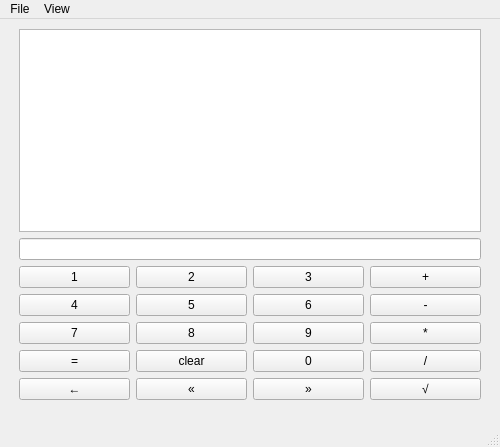
<?xml version="1.0" encoding="UTF-8"?>
<ui version="4.0">
 <class>MainWindow</class>
 <widget class="QMainWindow" name="MainWindow">
  <property name="geometry">
   <rect>
    <x>0</x>
    <y>0</y>
    <width>500</width>
    <height>447</height>
   </rect>
  </property>
  <property name="windowTitle">
   <string>spycalc v0.1.3</string>
  </property>
  <widget class="QWidget" name="centralwidget">
   <widget class="QWidget" name="verticalLayoutWidget">
    <property name="geometry">
     <rect>
      <x>19</x>
      <y>10</y>
      <width>462</width>
      <height>371</height>
     </rect>
    </property>
    <layout class="QVBoxLayout" name="verticalLayout">
     <item>
      <widget class="QListWidget" name="prev_out"/>
     </item>
     <item>
      <widget class="QLineEdit" name="current_equ"/>
     </item>
     <item>
      <layout class="QGridLayout" name="gridLayout">
       <item row="0" column="1">
        <widget class="QPushButton" name="two">
         <property name="text">
          <string>2</string>
         </property>
        </widget>
       </item>
       <item row="0" column="3">
        <widget class="QPushButton" name="add">
         <property name="text">
          <string>+</string>
         </property>
        </widget>
       </item>
       <item row="0" column="0">
        <widget class="QPushButton" name="one">
         <property name="text">
          <string>1</string>
         </property>
        </widget>
       </item>
       <item row="1" column="2">
        <widget class="QPushButton" name="six">
         <property name="text">
          <string>6</string>
         </property>
        </widget>
       </item>
       <item row="1" column="1">
        <widget class="QPushButton" name="five">
         <property name="text">
          <string>5</string>
         </property>
        </widget>
       </item>
       <item row="2" column="0">
        <widget class="QPushButton" name="seven">
         <property name="text">
          <string>7</string>
         </property>
        </widget>
       </item>
       <item row="1" column="0">
        <widget class="QPushButton" name="four">
         <property name="text">
          <string>4</string>
         </property>
        </widget>
       </item>
       <item row="2" column="1">
        <widget class="QPushButton" name="eight">
         <property name="text">
          <string>8</string>
         </property>
        </widget>
       </item>
       <item row="3" column="3">
        <widget class="QPushButton" name="div">
         <property name="text">
          <string>/</string>
         </property>
        </widget>
       </item>
       <item row="3" column="0">
        <widget class="QPushButton" name="equ">
         <property name="text">
          <string>=</string>
         </property>
        </widget>
       </item>
       <item row="2" column="2">
        <widget class="QPushButton" name="nine">
         <property name="text">
          <string>9</string>
         </property>
        </widget>
       </item>
       <item row="0" column="2">
        <widget class="QPushButton" name="three">
         <property name="text">
          <string>3</string>
         </property>
        </widget>
       </item>
       <item row="2" column="3">
        <widget class="QPushButton" name="mul">
         <property name="text">
          <string>*</string>
         </property>
        </widget>
       </item>
       <item row="3" column="1">
        <widget class="QPushButton" name="clear">
         <property name="text">
          <string>clear</string>
         </property>
        </widget>
       </item>
       <item row="1" column="3">
        <widget class="QPushButton" name="min">
         <property name="text">
          <string>-</string>
         </property>
        </widget>
       </item>
       <item row="3" column="2">
        <widget class="QPushButton" name="zero">
         <property name="text">
          <string>0</string>
         </property>
        </widget>
       </item>
       <item row="4" column="0">
        <widget class="QPushButton" name="back">
         <property name="text">
          <string>←</string>
         </property>
        </widget>
       </item>
       <item row="4" column="1">
        <widget class="QPushButton" name="prev">
         <property name="text">
          <string>«</string>
         </property>
        </widget>
       </item>
       <item row="4" column="2">
        <widget class="QPushButton" name="next">
         <property name="text">
          <string>»</string>
         </property>
        </widget>
       </item>
       <item row="4" column="3">
        <widget class="QPushButton" name="sqrt">
         <property name="text">
          <string>√</string>
         </property>
        </widget>
       </item>
      </layout>
     </item>
    </layout>
   </widget>
  </widget>
  <widget class="QMenuBar" name="menubar">
   <property name="geometry">
    <rect>
     <x>0</x>
     <y>0</y>
     <width>500</width>
     <height>36</height>
    </rect>
   </property>
   <widget class="QMenu" name="menuFile">
    <property name="title">
     <string>File</string>
    </property>
    <addaction name="action_Help"/>
    <addaction name="action_Exit"/>
    <addaction name="action_Update"/>
   </widget>
   <widget class="QMenu" name="menuView">
    <property name="title">
     <string>View</string>
    </property>
    <addaction name="actionLoaded_Scripts"/>
   </widget>
   <addaction name="menuFile"/>
   <addaction name="menuView"/>
  </widget>
  <widget class="QStatusBar" name="statusbar"/>
  <action name="action_Help">
   <property name="text">
    <string>&amp;Help</string>
   </property>
  </action>
  <action name="action_exit">
   <property name="text">
    <string>&amp;exit</string>
   </property>
  </action>
  <action name="action_Exit">
   <property name="text">
    <string>&amp;Exit</string>
   </property>
  </action>
  <action name="actionLoaded_Scripts">
   <property name="text">
    <string>Loaded Scripts</string>
   </property>
  </action>
  <action name="action_Update">
   <property name="text">
    <string>&amp;Update</string>
   </property>
  </action>
 </widget>
 <resources/>
 <connections/>
</ui>
